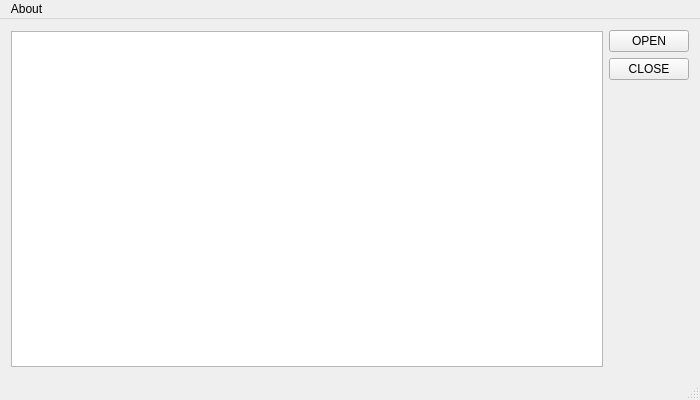
<?xml version="1.0" encoding="UTF-8"?>
<ui version="4.0">
 <class>MainWindow</class>
 <widget class="QMainWindow" name="MainWindow">
  <property name="geometry">
   <rect>
    <x>0</x>
    <y>0</y>
    <width>700</width>
    <height>400</height>
   </rect>
  </property>
  <property name="minimumSize">
   <size>
    <width>700</width>
    <height>400</height>
   </size>
  </property>
  <property name="windowTitle">
   <string>Spectrum</string>
  </property>
  <widget class="QWidget" name="centralWidget">
   <layout class="QHBoxLayout" name="horizontalLayout_2">
    <item>
     <layout class="QVBoxLayout" name="verticalLayout_2">
      <item>
       <spacer name="horizontalSpacer">
        <property name="orientation">
         <enum>Qt::Horizontal</enum>
        </property>
        <property name="sizeType">
         <enum>QSizePolicy::MinimumExpanding</enum>
        </property>
        <property name="sizeHint" stdset="0">
         <size>
          <width>40</width>
          <height>1</height>
         </size>
        </property>
       </spacer>
      </item>
      <item>
       <widget class="QCustomPlot" name="mQCustomPlot"/>
      </item>
     </layout>
    </item>
    <item>
     <layout class="QVBoxLayout" name="verticalLayout">
      <item>
       <widget class="QPushButton" name="mButtonOpen">
        <property name="text">
         <string>OPEN</string>
        </property>
       </widget>
      </item>
      <item>
       <widget class="QPushButton" name="mButtonClose">
        <property name="text">
         <string>CLOSE</string>
        </property>
       </widget>
      </item>
      <item>
       <spacer name="verticalSpacer">
        <property name="orientation">
         <enum>Qt::Vertical</enum>
        </property>
        <property name="sizeHint" stdset="0">
         <size>
          <width>20</width>
          <height>40</height>
         </size>
        </property>
       </spacer>
      </item>
     </layout>
    </item>
   </layout>
  </widget>
  <widget class="QMenuBar" name="menuBar">
   <property name="geometry">
    <rect>
     <x>0</x>
     <y>0</y>
     <width>700</width>
     <height>23</height>
    </rect>
   </property>
   <widget class="QMenu" name="menuAbout">
    <property name="title">
     <string>About</string>
    </property>
   </widget>
   <addaction name="menuAbout"/>
  </widget>
  <widget class="QStatusBar" name="statusBar"/>
 </widget>
 <layoutdefault spacing="6" margin="11"/>
 <customwidgets>
  <customwidget>
   <class>QCustomPlot</class>
   <extends>QTextBrowser</extends>
   <header location="global">qcustomplot.h</header>
  </customwidget>
 </customwidgets>
 <resources/>
 <connections/>
</ui>
